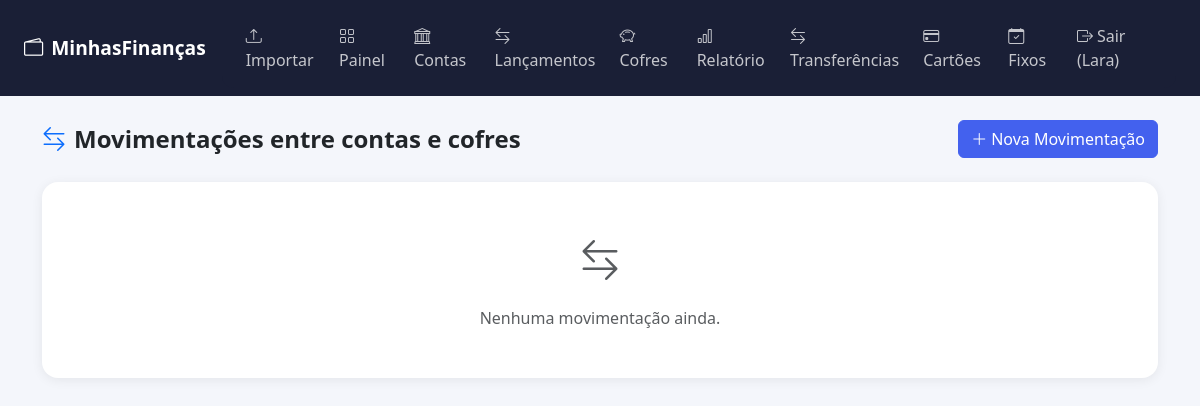
The app's page /transferencias (signed in), older data.
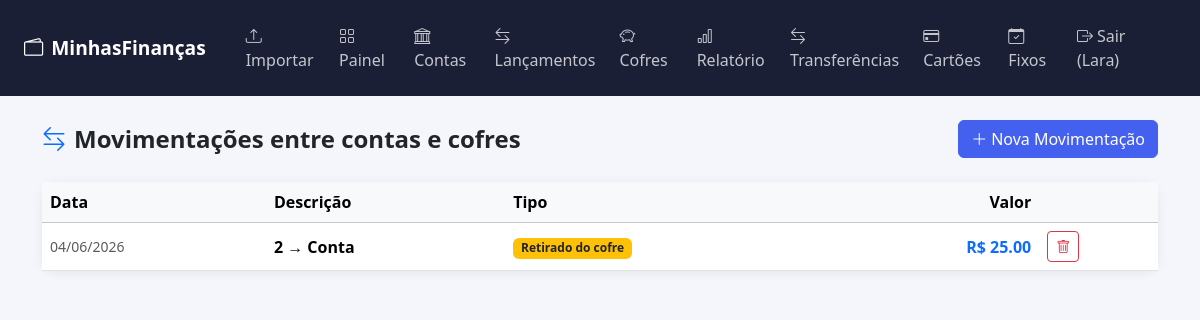
The same page, newer data.
### app/models.py (models this page shows)
class Transferencia(db.Model):
    __tablename__ = 'transferencias'
    id = db.Column(db.Integer, primary_key=True)
    valor = db.Column(db.Float, nullable=False)
    descricao = db.Column(db.String(200))
    data = db.Column(db.Date, nullable=False, default=datetime.utcnow)
    tipo = db.Column(db.String(30), nullable=False)
    conta_origem_id = db.Column(db.Integer, db.ForeignKey('contas.id'), nullable=True)
    conta_destino_id = db.Column(db.Integer, db.ForeignKey('contas.id'), nullable=True)
    cofre_id = db.Column(db.Integer, db.ForeignKey('cofres.id'), nullable=True)
    usuario_id = db.Column(db.Integer, db.ForeignKey('usuarios.id'), nullable=False)
    criado_em = db.Column(db.DateTime, default=datetime.utcnow)
    conta_origem = db.relationship('Conta', foreign_keys=[conta_origem_id])
    conta_destino = db.relationship('Conta', foreign_keys=[conta_destino_id])
    cofre = db.relationship('Cofre', foreign_keys=[cofre_id])

### app/routes.py (the view)
@main.route('/transferencias')
@login_required
def transferencias():
    contas = Conta.query.filter_by(usuario_id=current_user.id).all()
    cofres = Cofre.query.filter_by(usuario_id=current_user.id).all()
    historico = Transferencia.query.filter_by(usuario_id=current_user.id).order_by(Transferencia.data.desc()).all()
    return render_template('transferencias.html', contas=contas, cofres=cofres, historico=historico)

### app/models.py (called while the page is built)
@login_manager.user_loader
def load_user(user_id):
    return Usuario.query.get(int(user_id))

    @property
    def saldo_atual(self):
        entradas = sum(l.valor for l in self.lancamentos if l.tipo == 'entrada')
        saidas = sum(l.valor for l in self.lancamentos if l.tipo == 'saida')
        return self.saldo_inicial + entradas - saidas

### app/templates/transferencias.html (shortened to what this page needs)
{% extends 'base.html' %}
{% block content %}
<div class="d-flex justify-content-between align-items-center mb-4">
  <h4 class="fw-bold mb-0"><i class="bi bi-arrow-left-right me-2 text-primary"></i>Movimentações entre contas e cofres</h4>
  <button class="btn btn-primary" data-bs-toggle="modal" data-bs-target="#modalTransferencia">
    <i class="bi bi-plus-lg me-1"></i>Nova Movimentação
  </button>
</div>
<div class="card">
  <div class="card-body p-0">
    {% if historico %}
    <div class="table-responsive">
      <table class="table table-hover align-middle mb-0">
        <thead class="table-light">
          <tr>
            <th>Data</th>
            <th>Descrição</th>
            <th>Tipo</th>
            <th class="text-end">Valor</th>
            <th></th>
          </tr>
        </thead>
        <tbody>
          {% for t in historico %}
          <tr>
            <td class="text-muted small">{{ t.data.strftime('%d/%m/%Y') }}</td>
            <td class="fw-semibold">{{ t.descricao }}</td>
            <td>
              {% if t.tipo == 'conta_conta' %}
                <span class="badge bg-light text-dark">Entre minhas contas</span>
              {% elif t.tipo == 'conta_cofre' %}
                <span class="badge bg-success text-white">Guardado no cofre</span>
              {% else %}
                <span class="badge bg-warning text-dark">Retirado do cofre</span>
              {% endif %}
            </td>
            <td class="text-end fw-bold text-primary">R$ {{ "%.2f"|format(t.valor) }}</td>
            <td>
              <form method="POST"
                action="{{ url_for('main.excluir_transferencia', id=t.id) }}"
                onsubmit="return confirm('Excluir esta movimentação?')">
                <button class="btn btn-sm btn-outline-danger">
                  <i class="bi bi-trash"></i>
                </button>
              </form>
            </td>
          </tr>
          {% endfor %}
        </tbody>
      </table>
    </div>
    {% else %}
    <div class="text-center py-5 text-muted">
      <i class="bi bi-arrow-left-right fs-1 d-block mb-3"></i>
      Nenhuma movimentação ainda.
    </div>
    {% endif %}
  </div>
</div>
{% endblock %}

Row changes from the older to the newer data that the page shows:
added Transferencia: data "04/06/2026", descricao "2 → Conta", tipo "Retirado do cofre", valor "25.00"
Text that changed along with them:
text no longer shown: "Nenhuma movimentação ainda."
text now shown: "Data Descrição Tipo Valor"
